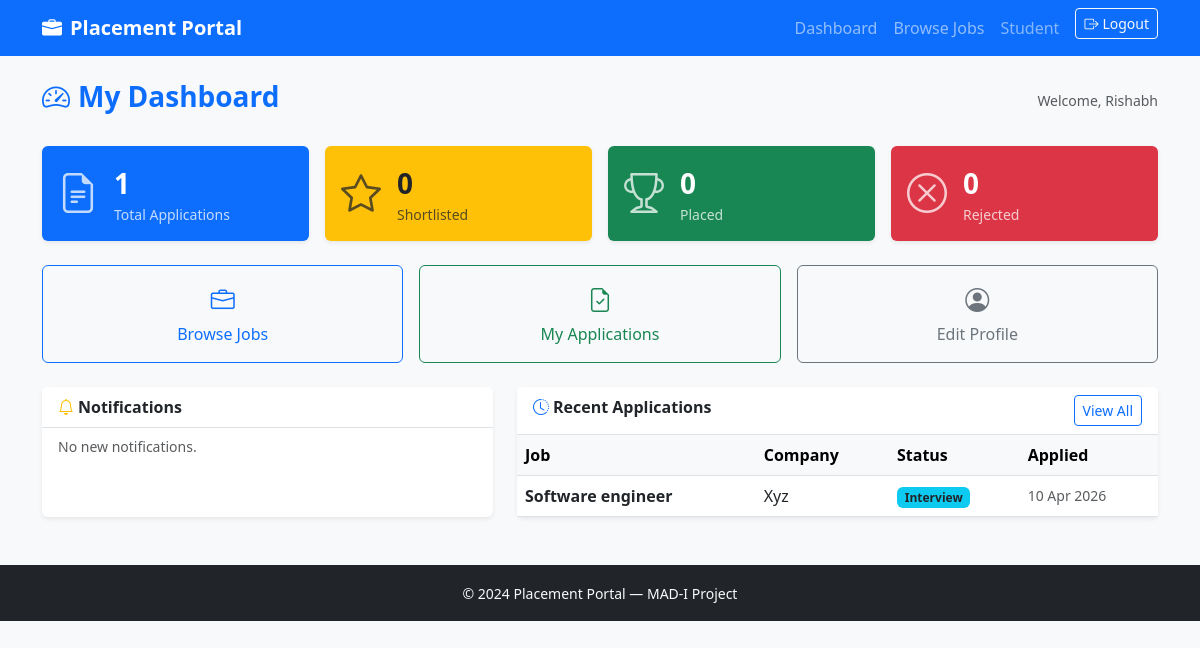
Before: /student/dashboard (signed in) with the older database file.
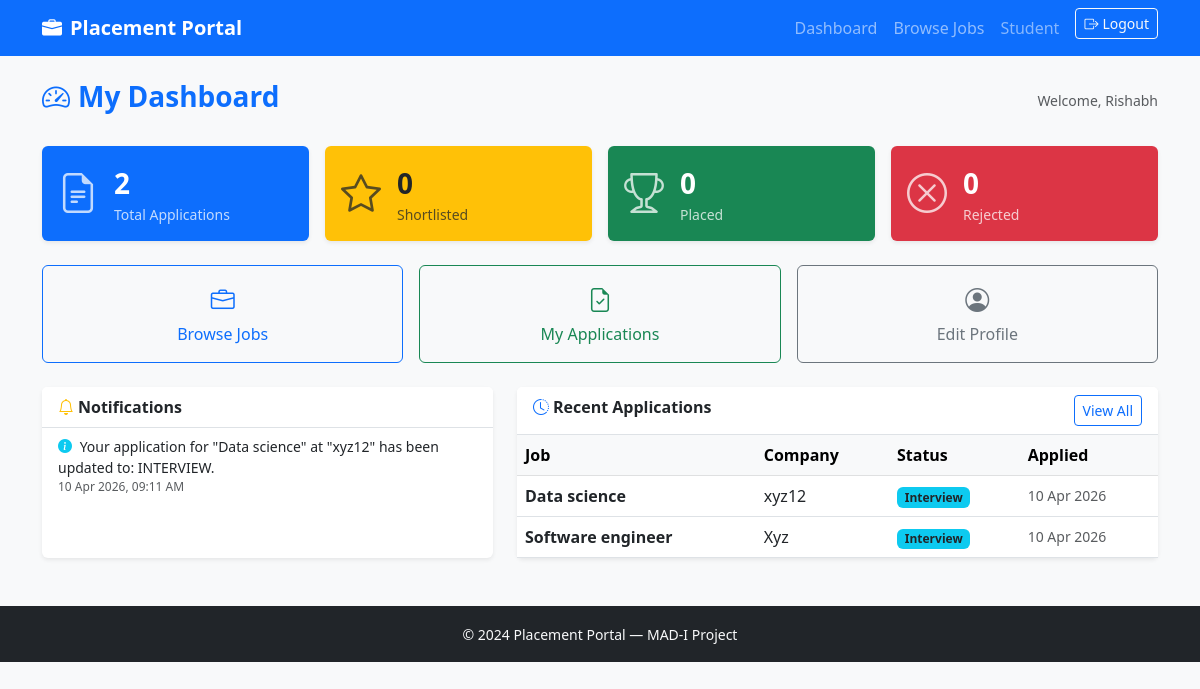
After: the same page with the newer database file.
### models.py (models this page shows)
class Application(db.Model):
    id = db.Column(db.Integer, primary_key=True)
    student_id = db.Column(db.Integer, db.ForeignKey('student.id'), nullable=False)
    job_id = db.Column(db.Integer, db.ForeignKey('job_position.id'), nullable=False)
    applied_at = db.Column(db.DateTime, default=lambda: datetime.now(timezone.utc))
    status = db.Column(db.String(30), default='applied')
    notes = db.Column(db.Text)
    updated_at = db.Column(db.DateTime, default=lambda: datetime.now(timezone.utc))
    __table_args__ = (
        db.UniqueConstraint('student_id', 'job_id', name='uq_student_job'),
    )

class JobPosition(db.Model):
    id = db.Column(db.Integer, primary_key=True)
    company_id = db.Column(db.Integer, db.ForeignKey('company.id'), nullable=False)
    title = db.Column(db.String(150))
    description = db.Column(db.Text)
    required_skills = db.Column(db.Text)
    experience = db.Column(db.String(100))
    salary_min = db.Column(db.Float)
    salary_max = db.Column(db.Float)
    location = db.Column(db.String(150))
    deadline = db.Column(db.DateTime)
    status = db.Column(db.String(20), default='active')
    is_approved = db.Column(db.Boolean, default=False)
    created_at = db.Column(db.DateTime, default=lambda: datetime.now(timezone.utc), nullable=False)
    applications = db.relationship('Application', backref='job', lazy='dynamic')

class Company(db.Model):
    id = db.Column(db.Integer, primary_key=True)
    user_id = db.Column(db.Integer, db.ForeignKey('user.id'), nullable=False)
    name = db.Column(db.String(150))
    industry = db.Column(db.String(100))
    website = db.Column(db.String(250))
    description = db.Column(db.Text)
    location = db.Column(db.String(150))
    approval_status = db.Column(db.String(20), default='pending')
    is_blacklisted  = db.Column(db.Boolean, default=False)
    created_at = db.Column(db.DateTime, default=lambda: datetime.now(timezone.utc), nullable=False)
    jobs = db.relationship('JobPosition', backref='company', lazy='dynamic')

class Notification(db.Model):
    id = db.Column(db.Integer, primary_key=True)
    student_id = db.Column(db.Integer, db.ForeignKey('student.id'), nullable=False)
    message = db.Column(db.String(300))
    is_read = db.Column(db.Boolean, default=False)
    created_at = db.Column(db.DateTime, default=lambda: datetime.now(timezone.utc))

### routes/student.py (the view)
@student_bp.route('/dashboard')
@login_required
@student_required
def dashboard():
    student = current_user.student_profile
    applications = student.applications.order_by(Application.applied_at.desc()).limit(5).all()
    notifications = student.notifications.filter_by(is_read=False)\
        .order_by(Notification.created_at.desc()).all()
    for n in notifications:
        n.is_read = True
    db.session.commit()
    stats = {
        'total':       student.applications.count(),
        'shortlisted': student.applications.filter_by(status='shortlisted').count(),
        'placed':      student.applications.filter_by(status='placed').count(),
        'rejected':    student.applications.filter_by(status='rejected').count(),
    }
    return render_template('student/dashboard.html',student=student,applications=applications,notifications=notifications,stats=stats)

### models.py (called while the page is built)
@login_manager.user_loader
def load_user(user_id):
    return User.query.get(int(user_id))

    @property
    def is_active(self):
        return self.active

### routes/student.py (called while the page is built)
def student_required(f):
    @wraps(f)
    def wrapped(*args, **kwargs):
        if not current_user.is_authenticated:
            return redirect(url_for('auth.login'))
        if current_user.role != 'student':
            flash('Student access required.', 'danger')
            return redirect(url_for('auth.login'))
        if not current_user.active:
            flash('Your account has been suspended.', 'danger')
            return redirect(url_for('auth.logout'))
        return f(*args, **kwargs)
    return wrapped

### templates/student/dashboard.html (shortened to what the changed rows need)
{% extends 'base.html' %}
{% block content %}
<div class="row g-3 mb-4">
  <div class="col-sm-6 col-xl-3">
    <div class="card border-0 shadow-sm bg-primary text-white">
      <div class="card-body d-flex align-items-center gap-3">
        <div>
          <div class="fs-3 fw-bold">{{ stats.total }}</div>
          <div class="small opacity-75">Total Applications</div>
        </div>
      </div>
    </div>
  </div>
</div>
<div class="row g-4">
  <div class="col-md-5">
    <div class="card border-0 shadow-sm h-100">
      <ul class="list-group list-group-flush">
        {% for n in notifications %}
        <li class="list-group-item small">
          <i class="bi bi-info-circle-fill text-info me-1"></i>
          {{ n.message }}
          <div class="text-muted" style="font-size:0.75rem;">{{ n.created_at.strftime('%d %b %Y, %I:%M %p') }}</div>
        </li>
        {% else %}
        <li class="list-group-item text-muted small">No new notifications.</li>
        {% endfor %}
      </ul>
    </div>
  </div>
  <div class="col-md-7">
    <div class="card border-0 shadow-sm h-100">
      <div class="table-responsive">
        <table class="table table-hover align-middle mb-0">
          <thead class="table-light">
            <tr>
              <th>Job</th>
              <th>Company</th>
              <th>Status</th>
              <th>Applied</th>
            </tr>
          </thead>
          <tbody>
            {% for app in applications %}
            <tr>
              <td class="fw-semibold">{{ app.job.title }}</td>
              <td>{{ app.job.company.name }}</td>
              <td>
                <span class="badge
                  {% if app.status == 'placed' %}bg-success
                  {% elif app.status == 'shortlisted' %}bg-warning text-dark
                  {% elif app.status == 'interview' %}bg-info text-dark
                  {% elif app.status == 'rejected' %}bg-danger
                  {% else %}bg-secondary{% endif %}">
                  {{ app.status | capitalize }}
                </span>
              </td>
              <td class="small text-muted">{{ app.applied_at.strftime('%d %b %Y') }}</td>
            </tr>
            {% else %}
            <tr>
              <td colspan="4" class="text-center text-muted py-4">No applications yet.</td>
            </tr>
            {% endfor %}
          </tbody>
        </table>
      </div>
    </div>
  </div>
</div>
{% endblock %}

Changed rows visible on the page:
added Notification: message "Your application for \"Data science\" at \"xyz12\" has been updated to: INTERVIEW.", created_at "10 Apr 2026, 09:11 AM"
added Application: job "Data science", job.company.name "xyz12", status "Interview", applied_at "10 Apr 2026"
Other visible differences:
{{ stats.total }}: "1" → "2"
text no longer shown: "No new notifications."
